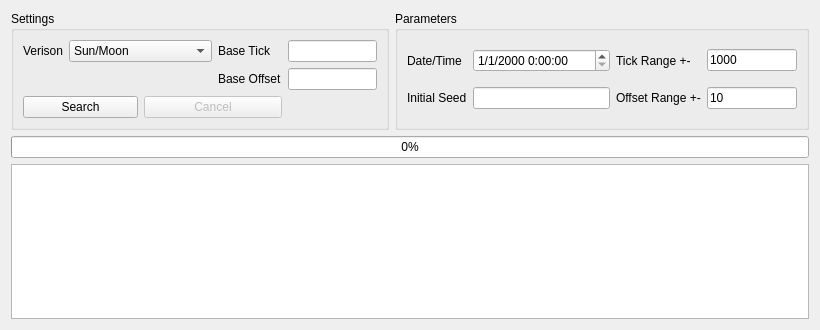
<?xml version="1.0" encoding="UTF-8"?>
<ui version="4.0">
 <class>ProfileCalibrater7</class>
 <widget class="QWidget" name="ProfileCalibrater7">
  <property name="geometry">
   <rect>
    <x>0</x>
    <y>0</y>
    <width>820</width>
    <height>330</height>
   </rect>
  </property>
  <property name="minimumSize">
   <size>
    <width>820</width>
    <height>330</height>
   </size>
  </property>
  <property name="windowTitle">
   <string>Gen 7 Profile Calibrater</string>
  </property>
  <layout class="QGridLayout" name="gridLayout_2">
   <item row="0" column="0">
    <widget class="QGroupBox" name="groupBox_2">
     <property name="title">
      <string>Settings</string>
     </property>
     <layout class="QGridLayout" name="gridLayout_3">
      <item row="0" column="0">
       <widget class="QLabel" name="labelVerison">
        <property name="text">
         <string>Verison</string>
        </property>
       </widget>
      </item>
      <item row="0" column="1" colspan="2">
       <widget class="QComboBox" name="comboBox">
        <item>
         <property name="text">
          <string>Sun/Moon</string>
         </property>
        </item>
        <item>
         <property name="text">
          <string>Ultra Sun/Ultra Moon</string>
         </property>
        </item>
       </widget>
      </item>
      <item row="0" column="3">
       <widget class="QLabel" name="labelBaseTick">
        <property name="text">
         <string>Base Tick</string>
        </property>
       </widget>
      </item>
      <item row="0" column="4">
       <widget class="TextBox" name="textBoxBaseTick">
        <property name="sizePolicy">
         <sizepolicy hsizetype="Preferred" vsizetype="Fixed">
          <horstretch>0</horstretch>
          <verstretch>0</verstretch>
         </sizepolicy>
        </property>
        <property name="maxLength">
         <number>8</number>
        </property>
       </widget>
      </item>
      <item row="1" column="3">
       <widget class="QLabel" name="labelBaseOffset">
        <property name="text">
         <string>Base Offset</string>
        </property>
       </widget>
      </item>
      <item row="1" column="4">
       <widget class="TextBox" name="textBoxBaseOffset">
        <property name="sizePolicy">
         <sizepolicy hsizetype="Preferred" vsizetype="Fixed">
          <horstretch>0</horstretch>
          <verstretch>0</verstretch>
         </sizepolicy>
        </property>
        <property name="maxLength">
         <number>5</number>
        </property>
       </widget>
      </item>
      <item row="2" column="0" colspan="2">
       <widget class="QPushButton" name="pushButtonSearch">
        <property name="text">
         <string>Search</string>
        </property>
       </widget>
      </item>
      <item row="2" column="2" colspan="2">
       <widget class="QPushButton" name="pushButtonCancel">
        <property name="enabled">
         <bool>false</bool>
        </property>
        <property name="text">
         <string>Cancel</string>
        </property>
       </widget>
      </item>
     </layout>
    </widget>
   </item>
   <item row="0" column="1">
    <widget class="QGroupBox" name="groupBox">
     <property name="title">
      <string>Parameters</string>
     </property>
     <layout class="QGridLayout" name="gridLayout">
      <item row="0" column="1">
       <widget class="DateTimeEdit" name="dateTimeEdit">
        <property name="sizePolicy">
         <sizepolicy hsizetype="Preferred" vsizetype="Fixed">
          <horstretch>0</horstretch>
          <verstretch>0</verstretch>
         </sizepolicy>
        </property>
        <property name="toolTip">
         <string>You may need to adjust the hours by +- 1 due to day light savings.</string>
        </property>
        <property name="displayFormat">
         <string>M/d/yyyy H:mm:ss</string>
        </property>
       </widget>
      </item>
      <item row="0" column="0">
       <widget class="QLabel" name="labelDate">
        <property name="text">
         <string>Date/Time</string>
        </property>
       </widget>
      </item>
      <item row="0" column="2">
       <widget class="QLabel" name="labelTickRange">
        <property name="text">
         <string>Tick Range +-</string>
        </property>
       </widget>
      </item>
      <item row="0" column="3">
       <widget class="TextBox" name="textBoxTickRange">
        <property name="sizePolicy">
         <sizepolicy hsizetype="Preferred" vsizetype="Fixed">
          <horstretch>0</horstretch>
          <verstretch>0</verstretch>
         </sizepolicy>
        </property>
        <property name="text">
         <string notr="true">1000</string>
        </property>
        <property name="maxLength">
         <number>8</number>
        </property>
       </widget>
      </item>
      <item row="1" column="0">
       <widget class="QLabel" name="labelInitialSeed">
        <property name="text">
         <string>Initial Seed</string>
        </property>
       </widget>
      </item>
      <item row="1" column="1">
       <widget class="TextBox" name="textBoxInitialSeed">
        <property name="sizePolicy">
         <sizepolicy hsizetype="Preferred" vsizetype="Fixed">
          <horstretch>0</horstretch>
          <verstretch>0</verstretch>
         </sizepolicy>
        </property>
        <property name="maxLength">
         <number>8</number>
        </property>
       </widget>
      </item>
      <item row="1" column="3">
       <widget class="TextBox" name="textBoxOffsetRange">
        <property name="sizePolicy">
         <sizepolicy hsizetype="Preferred" vsizetype="Fixed">
          <horstretch>0</horstretch>
          <verstretch>0</verstretch>
         </sizepolicy>
        </property>
        <property name="text">
         <string notr="true">10</string>
        </property>
        <property name="maxLength">
         <number>8</number>
        </property>
       </widget>
      </item>
      <item row="1" column="2">
       <widget class="QLabel" name="label_4">
        <property name="text">
         <string>Offset Range +-</string>
        </property>
       </widget>
      </item>
     </layout>
    </widget>
   </item>
   <item row="2" column="0" colspan="2">
    <widget class="QTableView" name="tableView">
     <property name="contextMenuPolicy">
      <enum>Qt::CustomContextMenu</enum>
     </property>
    </widget>
   </item>
   <item row="1" column="0" colspan="2">
    <widget class="QProgressBar" name="progressBar">
     <property name="value">
      <number>0</number>
     </property>
    </widget>
   </item>
  </layout>
 </widget>
 <customwidgets>
  <customwidget>
   <class>TextBox</class>
   <extends>QLineEdit</extends>
   <header>Forms/Controls/TextBox.hpp</header>
  </customwidget>
  <customwidget>
   <class>DateTimeEdit</class>
   <extends>QDateTimeEdit</extends>
   <header>Forms/Controls/DateTimeEdit.hpp</header>
  </customwidget>
 </customwidgets>
 <tabstops>
  <tabstop>comboBox</tabstop>
  <tabstop>textBoxBaseTick</tabstop>
  <tabstop>textBoxBaseOffset</tabstop>
  <tabstop>dateTimeEdit</tabstop>
  <tabstop>textBoxTickRange</tabstop>
  <tabstop>textBoxInitialSeed</tabstop>
  <tabstop>textBoxOffsetRange</tabstop>
  <tabstop>pushButtonSearch</tabstop>
  <tabstop>pushButtonCancel</tabstop>
  <tabstop>tableView</tabstop>
 </tabstops>
 <resources/>
 <connections/>
</ui>
